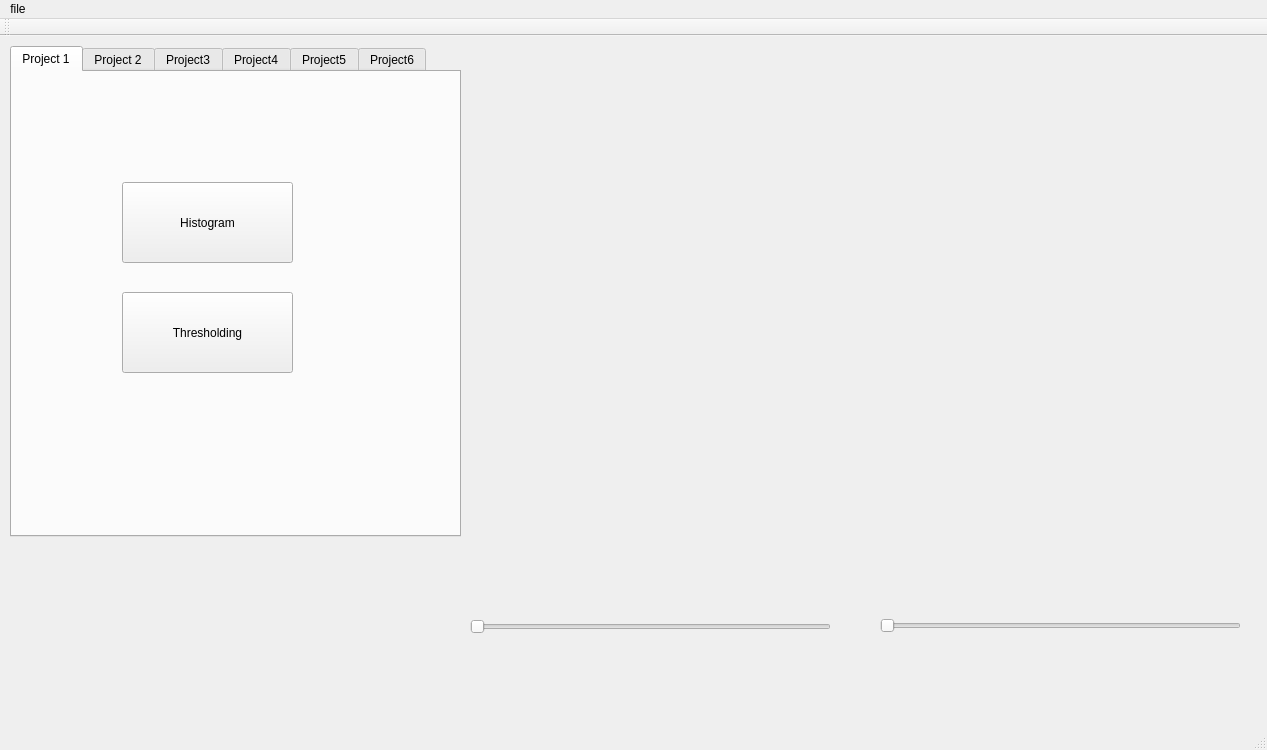
<?xml version="1.0" encoding="UTF-8"?>
<ui version="4.0">
 <class>MainWindow</class>
 <widget class="QMainWindow" name="MainWindow">
  <property name="geometry">
   <rect>
    <x>0</x>
    <y>0</y>
    <width>1267</width>
    <height>750</height>
   </rect>
  </property>
  <property name="windowTitle">
   <string>MainWindow</string>
  </property>
  <widget class="QWidget" name="centralWidget">
   <widget class="QVTKWidget" name="qvtkWidget_2">
    <property name="geometry">
     <rect>
      <x>880</x>
      <y>10</y>
      <width>361</width>
      <height>261</height>
     </rect>
    </property>
   </widget>
   <widget class="QVTKWidget" name="qvtkWidget_1">
    <property name="geometry">
     <rect>
      <x>470</x>
      <y>10</y>
      <width>361</width>
      <height>261</height>
     </rect>
    </property>
   </widget>
   <widget class="QVTKWidget" name="qvtkWidget_4">
    <property name="geometry">
     <rect>
      <x>880</x>
      <y>320</y>
      <width>361</width>
      <height>261</height>
     </rect>
    </property>
   </widget>
   <widget class="QVTKWidget" name="qvtkWidget_3">
    <property name="geometry">
     <rect>
      <x>470</x>
      <y>320</y>
      <width>361</width>
      <height>261</height>
     </rect>
    </property>
   </widget>
   <widget class="QTabWidget" name="tabWidget">
    <property name="geometry">
     <rect>
      <x>10</x>
      <y>10</y>
      <width>451</width>
      <height>491</height>
     </rect>
    </property>
    <property name="whatsThis">
     <string>&lt;html&gt;&lt;head/&gt;&lt;body&gt;&lt;p&gt;test&lt;/p&gt;&lt;p&gt;&lt;br/&gt;&lt;/p&gt;&lt;/body&gt;&lt;/html&gt;</string>
    </property>
    <property name="currentIndex">
     <number>0</number>
    </property>
    <widget class="QWidget" name="project1_tab">
     <attribute name="title">
      <string>Project 1</string>
     </attribute>
     <widget class="QPushButton" name="HistogramButton">
      <property name="geometry">
       <rect>
        <x>110</x>
        <y>110</y>
        <width>171</width>
        <height>81</height>
       </rect>
      </property>
      <property name="styleSheet">
       <string notr="true">font: 16pt &quot;Sans Serif&quot;;</string>
      </property>
      <property name="text">
       <string>Histogram</string>
      </property>
     </widget>
     <widget class="QPushButton" name="ThresholdingButton">
      <property name="geometry">
       <rect>
        <x>110</x>
        <y>220</y>
        <width>171</width>
        <height>81</height>
       </rect>
      </property>
      <property name="styleSheet">
       <string notr="true">font: 16pt &quot;Sans Serif&quot;;</string>
      </property>
      <property name="text">
       <string>Thresholding</string>
      </property>
     </widget>
    </widget>
    <widget class="QWidget" name="project2_tab">
     <attribute name="title">
      <string>Project 2</string>
     </attribute>
     <widget class="QPushButton" name="SobelButton">
      <property name="geometry">
       <rect>
        <x>120</x>
        <y>40</y>
        <width>181</width>
        <height>71</height>
       </rect>
      </property>
      <property name="styleSheet">
       <string notr="true">font: 16pt &quot;Sans Serif&quot;;</string>
      </property>
      <property name="text">
       <string>Sobel</string>
      </property>
     </widget>
     <widget class="QPushButton" name="EdgeDectectionButton">
      <property name="geometry">
       <rect>
        <x>120</x>
        <y>140</y>
        <width>181</width>
        <height>71</height>
       </rect>
      </property>
      <property name="styleSheet">
       <string notr="true">font: 16pt &quot;Sans Serif&quot;;</string>
      </property>
      <property name="text">
       <string>Edge Detection</string>
      </property>
     </widget>
     <widget class="QPushButton" name="NoiseReductionButton">
      <property name="geometry">
       <rect>
        <x>120</x>
        <y>250</y>
        <width>181</width>
        <height>71</height>
       </rect>
      </property>
      <property name="styleSheet">
       <string notr="true">font: 16pt &quot;Sans Serif&quot;;</string>
      </property>
      <property name="text">
       <string>Noise Reduction</string>
      </property>
     </widget>
    </widget>
    <widget class="QWidget" name="project3_tab">
     <attribute name="title">
      <string>Project3</string>
     </attribute>
     <widget class="QPushButton" name="DilationpushButton">
      <property name="geometry">
       <rect>
        <x>120</x>
        <y>90</y>
        <width>211</width>
        <height>51</height>
       </rect>
      </property>
      <property name="toolTip">
       <string>&lt;html&gt;&lt;head/&gt;&lt;body&gt;&lt;p&gt;&lt;br/&gt;&lt;/p&gt;&lt;/body&gt;&lt;/html&gt;</string>
      </property>
      <property name="styleSheet">
       <string notr="true">font: 36pt &quot;Sans Serif&quot;;
font: 14pt &quot;Sans Serif&quot;;</string>
      </property>
      <property name="text">
       <string>Binary Dilation</string>
      </property>
     </widget>
     <widget class="QPushButton" name="ErosionpushButton">
      <property name="geometry">
       <rect>
        <x>120</x>
        <y>160</y>
        <width>211</width>
        <height>51</height>
       </rect>
      </property>
      <property name="styleSheet">
       <string notr="true">font: 14pt &quot;Sans Serif&quot;;</string>
      </property>
      <property name="text">
       <string>Binary Erosion</string>
      </property>
      <property name="iconSize">
       <size>
        <width>48</width>
        <height>48</height>
       </size>
      </property>
     </widget>
     <widget class="QPushButton" name="OpenpushButton">
      <property name="geometry">
       <rect>
        <x>120</x>
        <y>230</y>
        <width>211</width>
        <height>51</height>
       </rect>
      </property>
      <property name="styleSheet">
       <string notr="true">font: 14pt &quot;Sans Serif&quot;;</string>
      </property>
      <property name="text">
       <string>Binary Opening</string>
      </property>
     </widget>
     <widget class="QPushButton" name="ClosingpushButton">
      <property name="geometry">
       <rect>
        <x>120</x>
        <y>300</y>
        <width>211</width>
        <height>51</height>
       </rect>
      </property>
      <property name="styleSheet">
       <string notr="true">font: 14pt &quot;Sans Serif&quot;;</string>
      </property>
      <property name="text">
       <string>Binary Closing</string>
      </property>
     </widget>
     <zorder>ErosionpushButton</zorder>
     <zorder>OpenpushButton</zorder>
     <zorder>ClosingpushButton</zorder>
     <zorder>DilationpushButton</zorder>
    </widget>
    <widget class="QWidget" name="project4_tab">
     <attribute name="title">
      <string>Project4</string>
     </attribute>
     <widget class="QPushButton" name="MorphologicalDistancepushButton">
      <property name="geometry">
       <rect>
        <x>90</x>
        <y>90</y>
        <width>271</width>
        <height>61</height>
       </rect>
      </property>
      <property name="styleSheet">
       <string notr="true"/>
      </property>
      <property name="text">
       <string>Morphological Distance Transform</string>
      </property>
     </widget>
     <widget class="QPushButton" name="MorphologicalSkeletonpushButton">
      <property name="geometry">
       <rect>
        <x>90</x>
        <y>180</y>
        <width>271</width>
        <height>61</height>
       </rect>
      </property>
      <property name="text">
       <string>Morphological Skeleton</string>
      </property>
     </widget>
     <widget class="QPushButton" name="MorphologicalSkeletonRestorationpushButton">
      <property name="geometry">
       <rect>
        <x>90</x>
        <y>270</y>
        <width>271</width>
        <height>61</height>
       </rect>
      </property>
      <property name="text">
       <string>Morphological Skeletion Restoration</string>
      </property>
     </widget>
    </widget>
    <widget class="QWidget" name="project5_tab">
     <attribute name="title">
      <string>Project5</string>
     </attribute>
     <widget class="QPushButton" name="DilationGraypushButton">
      <property name="geometry">
       <rect>
        <x>90</x>
        <y>60</y>
        <width>191</width>
        <height>61</height>
       </rect>
      </property>
      <property name="text">
       <string>Grayscale Dilation</string>
      </property>
     </widget>
     <widget class="QPushButton" name="ErosionGraypushButton">
      <property name="geometry">
       <rect>
        <x>90</x>
        <y>140</y>
        <width>191</width>
        <height>61</height>
       </rect>
      </property>
      <property name="text">
       <string>Grayscale Erosion</string>
      </property>
     </widget>
     <widget class="QPushButton" name="OpenGraypushButton">
      <property name="geometry">
       <rect>
        <x>90</x>
        <y>220</y>
        <width>191</width>
        <height>61</height>
       </rect>
      </property>
      <property name="text">
       <string>Grayscale Opening</string>
      </property>
     </widget>
     <widget class="QPushButton" name="CloseGraypushButton">
      <property name="geometry">
       <rect>
        <x>90</x>
        <y>300</y>
        <width>191</width>
        <height>61</height>
       </rect>
      </property>
      <property name="text">
       <string>Grayscale Closing</string>
      </property>
     </widget>
    </widget>
    <widget class="QWidget" name="project6_tab">
     <attribute name="title">
      <string>Project6</string>
     </attribute>
     <widget class="QPushButton" name="MorphEdgeDetectionpushButton">
      <property name="geometry">
       <rect>
        <x>100</x>
        <y>70</y>
        <width>241</width>
        <height>81</height>
       </rect>
      </property>
      <property name="text">
       <string>Morphological Edge Detection</string>
      </property>
     </widget>
     <widget class="QPushButton" name="MorphReconstructionpushButton">
      <property name="geometry">
       <rect>
        <x>100</x>
        <y>170</y>
        <width>241</width>
        <height>81</height>
       </rect>
      </property>
      <property name="text">
       <string>Morphological Reconstruction</string>
      </property>
     </widget>
     <widget class="QPushButton" name="MorphGradientpushButton">
      <property name="geometry">
       <rect>
        <x>100</x>
        <y>274</y>
        <width>241</width>
        <height>81</height>
       </rect>
      </property>
      <property name="text">
       <string>Morphological Gradient</string>
      </property>
     </widget>
    </widget>
   </widget>
   <widget class="QSlider" name="thresholdingSlider">
    <property name="geometry">
     <rect>
      <x>470</x>
      <y>580</y>
      <width>361</width>
      <height>21</height>
     </rect>
    </property>
    <property name="orientation">
     <enum>Qt::Horizontal</enum>
    </property>
   </widget>
   <widget class="QSlider" name="radiusSlider">
    <property name="geometry">
     <rect>
      <x>880</x>
      <y>580</y>
      <width>361</width>
      <height>20</height>
     </rect>
    </property>
    <property name="orientation">
     <enum>Qt::Horizontal</enum>
    </property>
   </widget>
  </widget>
  <widget class="QMenuBar" name="menuBar">
   <property name="geometry">
    <rect>
     <x>0</x>
     <y>0</y>
     <width>1267</width>
     <height>22</height>
    </rect>
   </property>
   <widget class="QMenu" name="menuFile">
    <property name="title">
     <string>file</string>
    </property>
    <addaction name="actionOpen_image"/>
   </widget>
   <addaction name="menuFile"/>
  </widget>
  <widget class="QToolBar" name="mainToolBar">
   <attribute name="toolBarArea">
    <enum>TopToolBarArea</enum>
   </attribute>
   <attribute name="toolBarBreak">
    <bool>false</bool>
   </attribute>
  </widget>
  <widget class="QStatusBar" name="statusBar"/>
  <action name="actionOpen_image">
   <property name="text">
    <string>open image</string>
   </property>
  </action>
 </widget>
 <layoutdefault spacing="6" margin="11"/>
 <customwidgets>
  <customwidget>
   <class>QVTKWidget</class>
   <extends>QWidget</extends>
   <header>QVTKWidget.h</header>
  </customwidget>
 </customwidgets>
 <resources/>
 <connections/>
</ui>
